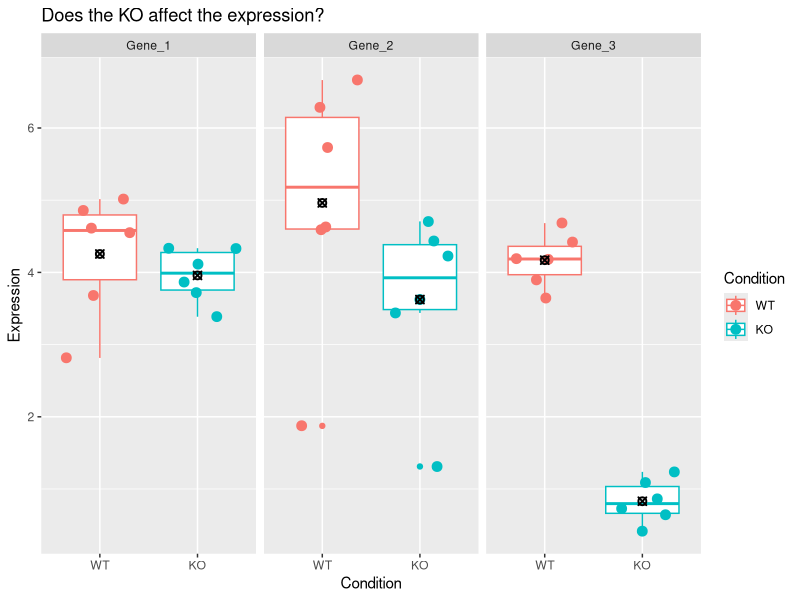
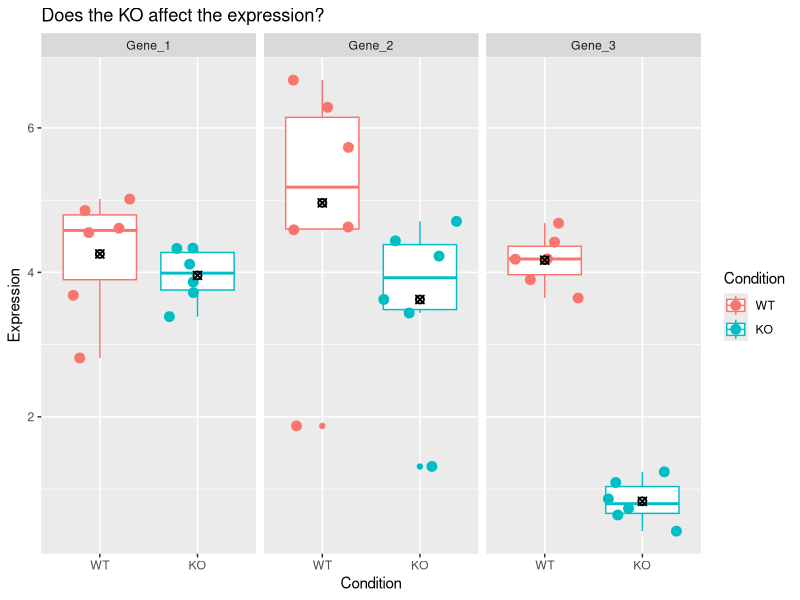
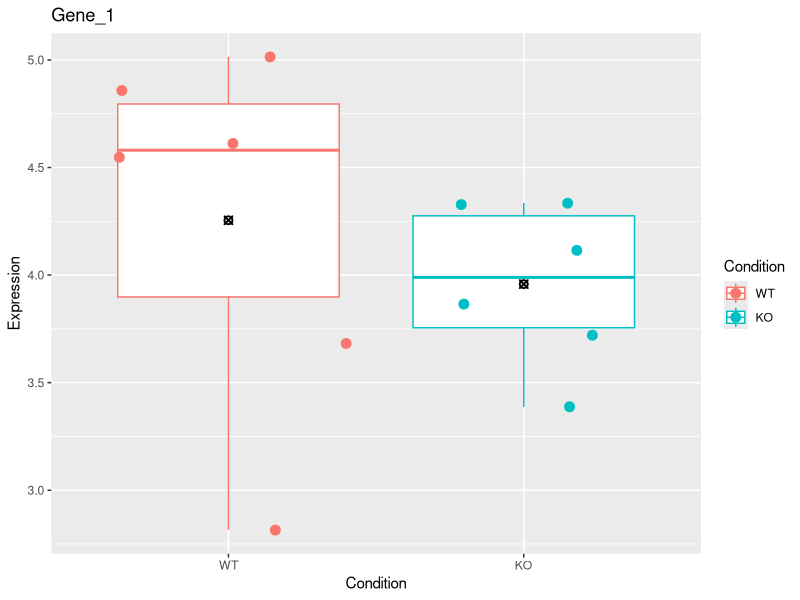
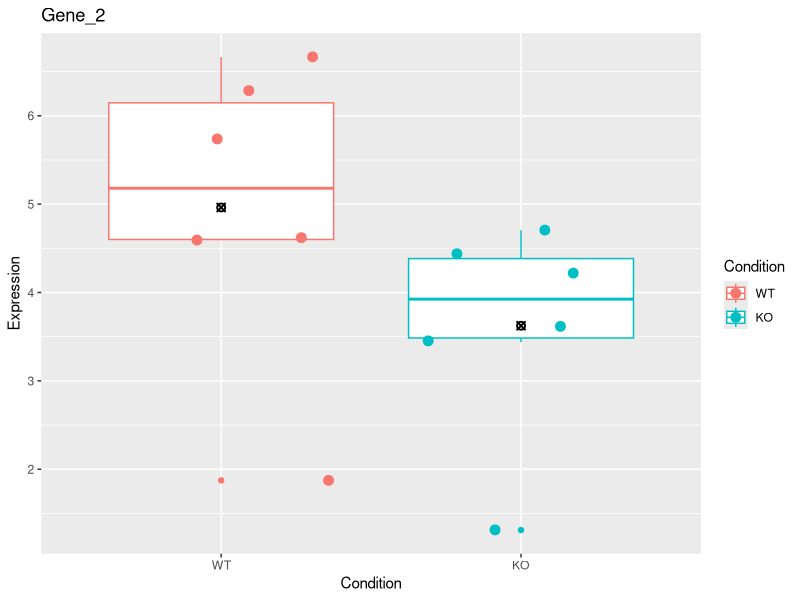
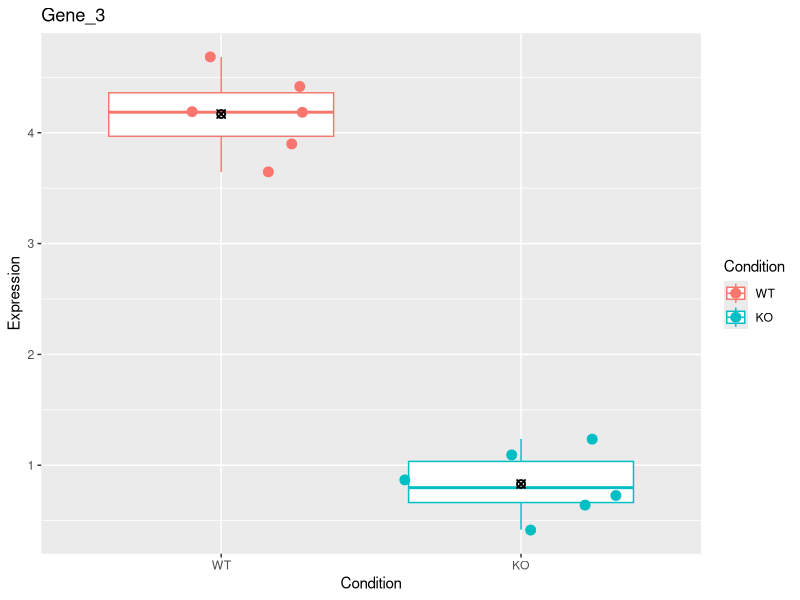

The R script that drew these images, in order:
library(tidyverse)

# Note, change this if you're going to update these figures!
setwd("~/Projects/2023-08-14-umich-rnaseq-demystified")

expr = data.frame(X1 = rnorm(n = 6, mean = 4, sd = 0.5),
                  X2 = rnorm(n = 6, mean = 4, sd = 0.5),
                  X3 = rnorm(n = 6, mean = 4.5, sd = 1.5),
                  X4 = rnorm(n = 6, mean = 4, sd = 1.5),
                  X5 = rnorm(n = 6, mean = 4, sd = 0.5),
                  X6 = rnorm(n = 6, mean = 1, sd = 0.5))

expr_mat = t(expr)
colnames(expr_mat) = paste('Sample', 1:6, sep = '_')

df = data.frame(
    Condition = factor(c('WT','KO','WT','KO','WT','KO'), levels = c('WT', 'KO')),
    Gene = c('Gene_1', 'Gene_1', 'Gene_2', 'Gene_2', 'Gene_3', 'Gene_3')
)

df = bind_cols(df, expr_mat)

long_df = pivot_longer(df, -c(Condition, Gene), names_to = 'Sample', values_to = 'Expression')

combined_plot = ggplot(long_df, aes(x = Condition, y = Expression, color = Condition)) + 
    geom_boxplot() + geom_jitter(size = 3) + facet_grid(. ~ Gene) +
    ggtitle('Does the KO affect the expression?') + stat_summary(fun = 'mean', color = 'black', shape = 13)
combined_plot
ggsave(filename = 'source/images/Module10_stat_plot.png', plot = combined_plot, height = 4, width = 6, units = 'in', dpi = 300)

for(gene in c('Gene_1', 'Gene_2', 'Gene_3')) {
    plot = ggplot(long_df %>% filter(Gene == gene), aes(x = Condition, y = Expression, color = Condition)) +
        geom_boxplot() + geom_jitter(size = 3) + ggtitle(gene) + stat_summary(fun = 'mean', color = 'black', shape = 13)
    plot
    
    plot_file = sprintf('source/images/Module10_stat_plot_%s.png', gene)
    ggsave(filename = plot_file, plot = plot, height = 4, width = 3, units = 'in', dpi = 300)
}

